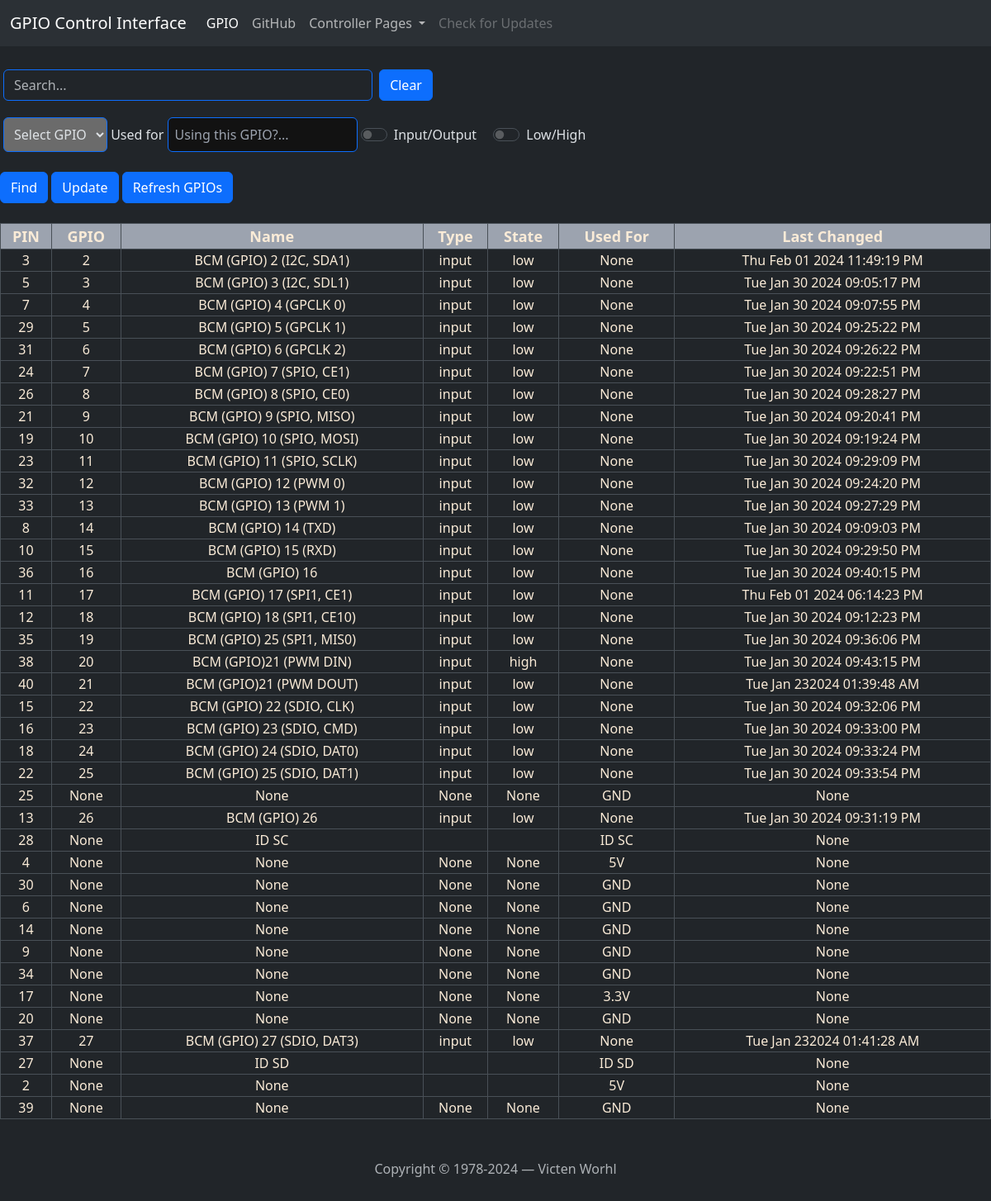
Before: / with the older database file.
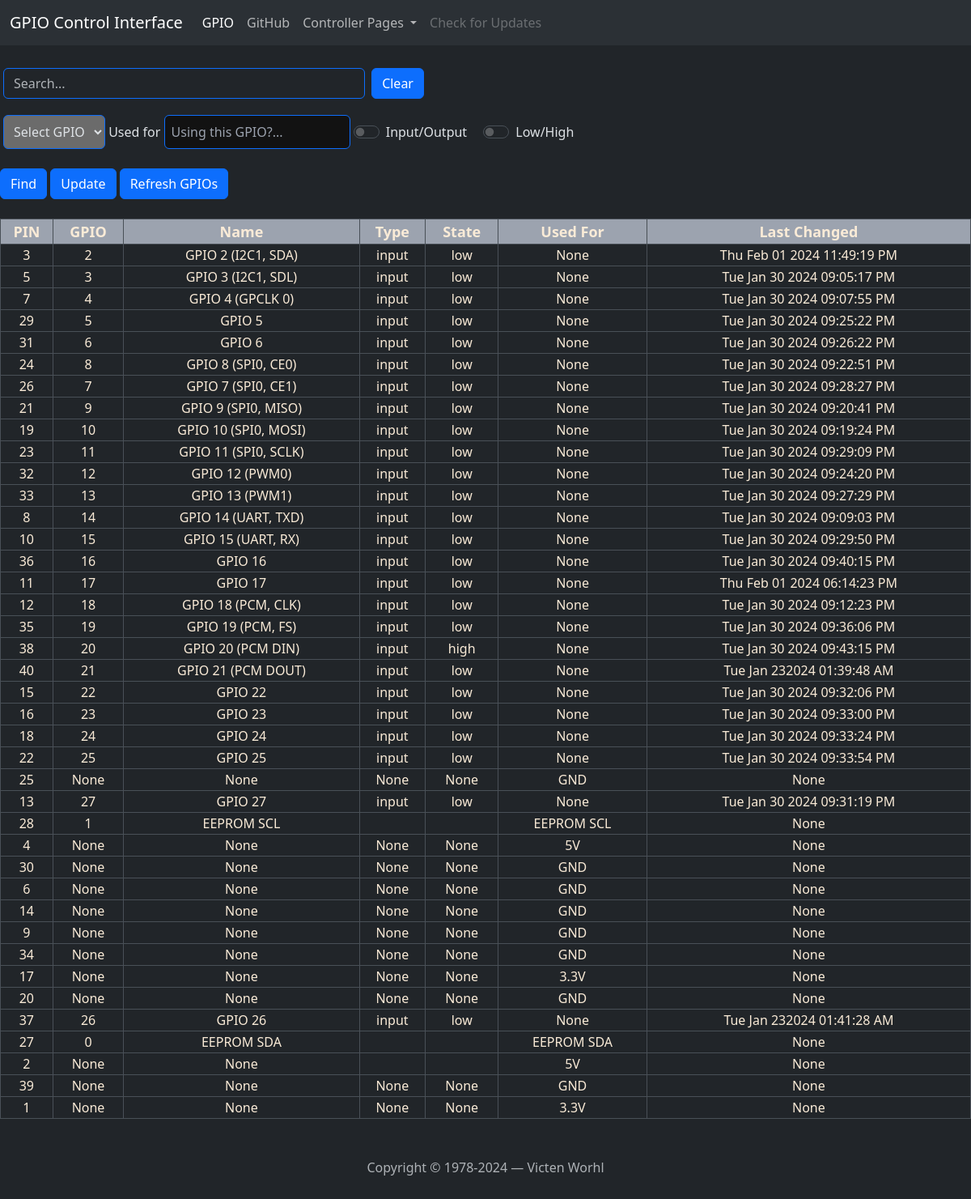
After: the same page with the newer database file.
### src/db/models_gpio.py (models this page shows)
class GPIOBase(SQLModel):
    gpio: int = Field(index=True)
    pin: int
    name: str
    type: str
    state: str
    usedfor: Optional[str] = None
    changed: str

class GPIO(GPIOBase, table=True):
    id: Optional[int] = Field(default=None, primary_key=True)

### main.py (the view)
@app.get("/", response_model=List[GPIO], response_class=HTMLResponse)
async def get_gpio(request: Request, hx_request: Optional[str] = Header(None), *, session: Session = Depends(get_session)):
    '''
    apod_url = urllib.request.urlopen(
        "https://api.nasa.gov/planetary/apod?api_key=6AFdWx2zcPvtlUT7T9EU4Gtcnfge1QIqDjObalYL")
    apod_url = apod_url.read().decode("utf-8")
    apod_url = json.loads(apod_url)
    #print(apod_url)
    apod_pic = (apod_url['url'])
    #print(table_pic)
    '''
    gpios = session.exec(select(GPIO)).all()
    offline_hx_context = {"request": request, "gpios": gpios}
    offline_context = {"request": request, "name": welcomeGPIO, "gpios": gpios}
    if hx_request:
        return templates.TemplateResponse("components/gpio.html", offline_hx_context)
    return templates.TemplateResponse("general_pages/gpio.html", offline_context)

### templates/general_pages/gpio.html (shortened to what this page needs)
<!DOCTYPE html>
<html lang="en" data-bs-theme="dark">
    <head>
        <link href="{{ url_for('static', path='/css/loader.css') }} rel="stylesheet">
        <link href="https://cdn.jsdelivr.net/npm/bootstrap@5.3.2/dist/css/bootstrap.min.css" rel="stylesheet">
        <script src="https://cdn.tailwindcss.com"></script>
        <link href="{{ url_for('static', path='/css/main.css') }} rel="stylesheet">
    </head>
    <body onload = "welcomeFunction()" >
                {% include 'components/navbar.html' %}
        <br>
                {% include 'components/searchTable.html' %}
                {% include 'components/updateForm.html' %}
        <br>
                {% include 'components/tableGPIO.html' %}
                    <div class="text-center mt-5 text-muted">
                    Copyright &copy; 1978-2024 &mdash; Victen Worhl
                </div>
      <br>
    <br>
    </body>
</html>

### templates/components/navbar.html (shortened to what this page needs)
<nav class="navbar navbar-expand-lg bg-body-tertiary">
  <div class="container-fluid">
    <a class="navbar-brand">{{ name }}</a>
    <div class="collapse navbar-collapse" id="navbarSupportedContent">
      <ul class="navbar-nav me-auto mb-2 mb-lg-0">
        <li class="nav-item">
          <a class="nav-link active" aria-current="page" href="/">GPIO</a>
        </li>
        <li class="nav-item">
          <a class="nav-link" href="https://github.com/nickodimus" target="_blank" rel="noreferrer">GitHub</a>
        </li>
        <li class="nav-item dropdown">
          <a class="nav-link dropdown-toggle" href="#" role="button" data-bs-toggle="dropdown" aria-expanded="false">
            Controller Pages
          </a>
        </li>
        <li class="nav-item">
            <a class="nav-link disabled" aria-disabled="true">Check for Updates</a>
        </li>
      </ul>
    </div>
  </div>
</nav>

### templates/components/searchTable.html
<div class="row">
     <div class="col-8">
         <div class="p-1 d-flex col-8 mb-3">
             <input id="search"
                type="text"
                class="form-control border-primary me-2"
                placeholder="Search..."
                _="on keyup
                 if the event's key is 'Escape'
                     set my value to ''
                     trigger keyup
                 else
                     show <tr/> in <tbody/> when its textContent contains my value" />
             <button class="btn btn-primary"
                     _="on click set #search.value to '' trigger keyup on #search">Clear</button>
         </div>
     </div>
</div>

### templates/components/updateForm.html (shortened to what this page needs)
<form method="POST" enctype="multipart/form-data">
        <select class="ms-1 p-2 mb-4 b-4 border border-primary rounded form=select form-select-inline" name="gpio" id="gpio">
          <option selected>Select GPIO</option>
        </select>
        <label>Used for</label>
        <input class="p-2 border border-primary rounded mb-6 form-text-inline"
            type="text" id="usedfor" name="usedfor" placeholder="Using this GPIO?..." size="18">
        <div class="form-check form-switch form-check-inline">
            <input class="form-check-input" type="checkbox" role="switch" id="type" name="type" value="output">
            <label class="form-check-label" for="type">Input/Output</label>
        </div>
        <div class="form-check form-switch form-check-inline">
            <input class="form-check-input" type="checkbox" role="switch" id="state" name="state" value="high">
            <label class="form-check-label" for="type">Low/High</label>
        </div>
<br>
        <button class="btn btn-primary rounded"
                hx-post="/idForm/{{ gpio }}"
                hx-target="#gpios">Find</button>
        <button class="btn btn-primary rounded"
                hx-post="/"
                hx-target="#gpios">Update</button>
        <button class="btn btn-primary rounded"
                hx-get="/"
                hx-target="#gpios">Refresh GPIOs</button>
</form>

### templates/components/tableGPIO.html
<table class="tw-min-w-[100%] mb-4" style="color: antiquewhite;">
    <thead class="text-gray-700 uppercase bg-gray-50 dark:bg-gray-700 dark:text-gray-400 tw-bg-gray-400 tw-text-center tw-text-lg">
        <tr>
            <th class="border">PIN</th>
            <th class="border">GPIO</th>
            <th class="border">Name</th>
            <th class="border">Type</th>
            <th class="border">State</th>
            <th class="border">Used For</th>
            <th class="border">Last Changed</th>
        </tr>
    </thead>
    <tbody class="tw-font-medium dark:tw-border-gray-700 text-center" id="gpios">
        {% include 'components/gpio.html' %}
    </tbody>
</table>

### templates/components/gpio.html
{% for gpio in gpios %}
    <tr>
    <td class="border">
        {{ gpio.pin }}
    </td>
    <td class="border">
        {{ gpio.gpio }}
    </td>
    <td class="border">
        {{ gpio.name }}
    </td>
    <td class="border">
        {{ gpio.type }}
    </td>
    <td class="border">
        {{ gpio.state }}
    </td>
    <td class="border">
        {{ gpio.usedfor }}
    </td>
    <td class="border">
        {{ gpio.changed }}
    </td>
    </tr>
{% endfor %}

Changed rows visible on the page:
changed GPIO: name "BCM (GPIO) 2 (I2C, SDA1)" → "GPIO 2 (I2C1, SDA)"
changed GPIO: name "BCM (GPIO) 3 (I2C, SDL1)" → "GPIO 3 (I2C1, SDL)"
changed GPIO: name "BCM (GPIO) 4 (GPCLK 0)" → "GPIO 4 (GPCLK 0)"
changed GPIO: name "BCM (GPIO) 5 (GPCLK 1)" → "GPIO 5"
changed GPIO: name "BCM (GPIO) 6 (GPCLK 2)" → "GPIO 6"
changed GPIO: gpio "7" → "8"; name "BCM (GPIO) 7 (SPIO, CE1)" → "GPIO 8 (SPI0, CE0)"
changed GPIO: gpio "8" → "7"; name "BCM (GPIO) 8 (SPIO, CE0)" → "GPIO 7 (SPI0, CE1)"
changed GPIO: name "BCM (GPIO) 9 (SPIO, MISO)" → "GPIO 9 (SPI0, MISO)"
changed GPIO: name "BCM (GPIO) 10 (SPIO, MOSI)" → "GPIO 10 (SPI0, MOSI)"
changed GPIO: name "BCM (GPIO) 11 (SPIO, SCLK)" → "GPIO 11 (SPI0, SCLK)"
changed GPIO: name "BCM (GPIO) 12 (PWM 0)" → "GPIO 12 (PWM0)"
changed GPIO: name "BCM (GPIO) 13 (PWM 1)" → "GPIO 13 (PWM1)"
changed GPIO: name "BCM (GPIO) 14 (TXD)" → "GPIO 14 (UART, TXD)"
changed GPIO: name "BCM (GPIO) 15 (RXD)" → "GPIO 15 (UART, RX)"
changed GPIO: name "BCM (GPIO) 16" → "GPIO 16"
changed GPIO: name "BCM (GPIO) 17 (SPI1, CE1)" → "GPIO 17"
changed GPIO: name "BCM (GPIO) 18 (SPI1, CE10)" → "GPIO 18 (PCM, CLK)"
changed GPIO: name "BCM (GPIO) 25 (SPI1, MIS0)" → "GPIO 19 (PCM, FS)"
changed GPIO "high": name "BCM (GPIO)21 (PWM DIN)" → "GPIO 20 (PCM DIN)"
changed GPIO "Tue Jan 232024 01:39:48 AM": name "BCM (GPIO)21 (PWM DOUT)" → "GPIO 21 (PCM DOUT)"
changed GPIO: name "BCM (GPIO) 22 (SDIO, CLK)" → "GPIO 22"
changed GPIO: name "BCM (GPIO) 23 (SDIO, CMD)" → "GPIO 23"
changed GPIO: name "BCM (GPIO) 24 (SDIO, DAT0)" → "GPIO 24"
changed GPIO: name "BCM (GPIO) 25 (SDIO, DAT1)" → "GPIO 25"
changed GPIO: gpio "26" → "27"; name "BCM (GPIO) 26" → "GPIO 27"
changed GPIO: gpio "None" → "1"; name "ID SC" → "EEPROM SCL"; usedfor "ID SC" → "EEPROM SCL"
changed GPIO "Tue Jan 232024 01:41:28 AM": gpio "27" → "26"; name "BCM (GPIO) 27 (SDIO, DAT3)" → "GPIO 26"
changed GPIO: gpio "None" → "0"; name "ID SD" → "EEPROM SDA"; usedfor "ID SD" → "EEPROM SDA"
added GPIO: pin "1", gpio "None", name "None", type "None", state "None", usedfor "3.3V", changed "None"
